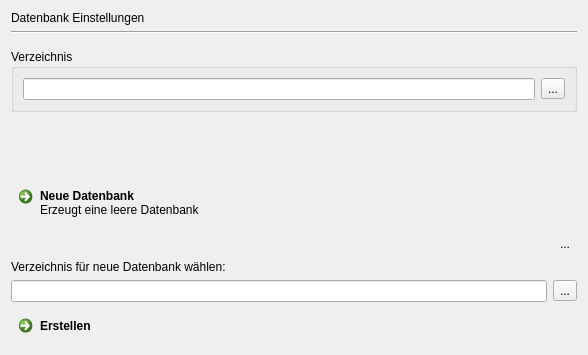
<?xml version="1.0" encoding="UTF-8"?>
<ui version="4.0">
 <class>Form</class>
 <widget class="QWidget" name="Form">
  <property name="geometry">
   <rect>
    <x>0</x>
    <y>0</y>
    <width>588</width>
    <height>355</height>
   </rect>
  </property>
  <layout class="QVBoxLayout" name="verticalLayout_3">
   <item>
    <widget class="QWidget" name="widget" native="true">
     <layout class="QVBoxLayout" name="verticalLayout">
      <property name="leftMargin">
       <number>0</number>
      </property>
      <property name="topMargin">
       <number>0</number>
      </property>
      <property name="rightMargin">
       <number>0</number>
      </property>
      <item>
       <widget class="QLabel" name="label">
        <property name="text">
         <string>Datenbank Einstellungen</string>
        </property>
       </widget>
      </item>
      <item>
       <widget class="Line" name="line">
        <property name="orientation">
         <enum>Qt::Horizontal</enum>
        </property>
       </widget>
      </item>
     </layout>
    </widget>
   </item>
   <item>
    <widget class="QGroupBox" name="groupBox">
     <property name="title">
      <string>Verzeichnis</string>
     </property>
     <property name="flat">
      <bool>false</bool>
     </property>
     <layout class="QVBoxLayout" name="verticalLayout_2">
      <item>
       <layout class="QHBoxLayout" name="horizontalLayout">
        <item>
         <widget class="QLineEdit" name="lineEdit">
          <property name="readOnly">
           <bool>true</bool>
          </property>
         </widget>
        </item>
        <item>
         <widget class="QToolButton" name="toolButton">
          <property name="text">
           <string>...</string>
          </property>
         </widget>
        </item>
       </layout>
      </item>
     </layout>
    </widget>
   </item>
   <item>
    <spacer name="verticalSpacer_2">
     <property name="orientation">
      <enum>Qt::Vertical</enum>
     </property>
     <property name="sizeHint" stdset="0">
      <size>
       <width>20</width>
       <height>40</height>
      </size>
     </property>
    </spacer>
   </item>
   <item>
    <widget class="QCommandLinkButton" name="commandLinkButton_neu">
     <property name="text">
      <string>Neue Datenbank</string>
     </property>
     <property name="autoRepeat">
      <bool>false</bool>
     </property>
     <property name="autoDefault">
      <bool>false</bool>
     </property>
     <property name="default">
      <bool>false</bool>
     </property>
     <property name="description">
      <string notr="true">Erzeugt eine leere Datenbank</string>
     </property>
    </widget>
   </item>
   <item>
    <layout class="QHBoxLayout" name="horizontalLayout_4">
     <item>
      <spacer name="horizontalSpacer">
       <property name="orientation">
        <enum>Qt::Horizontal</enum>
       </property>
       <property name="sizeHint" stdset="0">
        <size>
         <width>40</width>
         <height>20</height>
        </size>
       </property>
      </spacer>
     </item>
     <item>
      <widget class="QToolButton" name="toolButton_hide">
       <property name="text">
        <string>...</string>
       </property>
       <property name="icon">
        <iconset resource="../res.qrc">
         <normaloff>:/newPrefix/res/1326055942_emblem-nowrite.png</normaloff>:/newPrefix/res/1326055942_emblem-nowrite.png</iconset>
       </property>
       <property name="iconSize">
        <size>
         <width>10</width>
         <height>10</height>
        </size>
       </property>
       <property name="autoRaise">
        <bool>true</bool>
       </property>
      </widget>
     </item>
    </layout>
   </item>
   <item>
    <widget class="QLabel" name="label_2">
     <property name="text">
      <string>Verzeichnis für neue Datenbank wählen:</string>
     </property>
    </widget>
   </item>
   <item>
    <layout class="QHBoxLayout" name="horizontalLayout_3">
     <item>
      <widget class="QLineEdit" name="lineEdit_path_new">
       <property name="readOnly">
        <bool>true</bool>
       </property>
      </widget>
     </item>
     <item>
      <widget class="QToolButton" name="toolButton_2">
       <property name="text">
        <string>...</string>
       </property>
      </widget>
     </item>
    </layout>
   </item>
   <item>
    <layout class="QHBoxLayout" name="horizontalLayout_2">
     <property name="spacing">
      <number>20</number>
     </property>
     <item>
      <widget class="QCommandLinkButton" name="commandLinkButton_create">
       <property name="text">
        <string>Erstellen</string>
       </property>
      </widget>
     </item>
    </layout>
   </item>
  </layout>
 </widget>
 <resources>
  <include location="../res.qrc"/>
 </resources>
 <connections/>
</ui>
